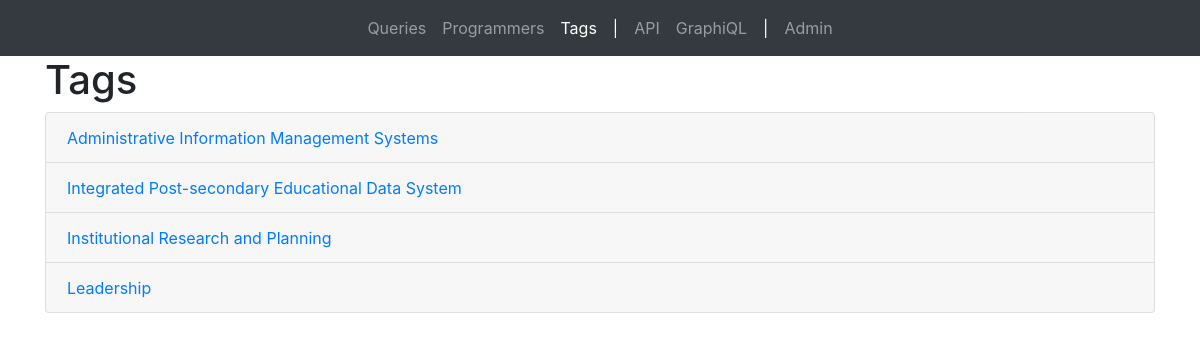
The app's page /tags/ with its own data.
### querymanager/models.py (models this page shows)
class Tag(models.Model):
    class Meta:
        ordering = ['tag_name']
    tag_name = models.CharField(max_length=20)
    tag_description = models.CharField(max_length=250)
    def __str__(self):
        return self.tag_name

### querymanager/views.py (the view)
# urls.py: path('tags/', views.TagList.as_view(), name="tag_list"),
class TagList(ListView):
    model = Tag
    template_name = 'tag_list.html'
    def get_context_data(self, **kwargs):
        context = super().get_context_data(**kwargs)
        context['tags_active'] = 'active'
        context['tags'] = Tag.objects.all()
        context['query_list'] = Query.objects.all()
        return context

### querymanager/models.py (called while the page is built)
    def __str__(self):
        return str(self.query_id) + ": " + self.name

### querymanager/templates/querymanager/tag_list.html (shortened to what this page needs)
{% extends "querymanager/base.html" %}
{% load static %}
{% load my_tags %}
{% block content %}
<h1>Tags</h1>
<div class="accordion" id="accordionExample">
    {% for tag in tags %}
    <div class="card">
        <button class="btn btn-link collapsed card-header text-left" type="button" data-toggle="collapse"
                data-target="#collapse{{ tag.tag_name }}" aria-expanded="false"
                aria-controls="collapse{{ tag.tag_name }}"
                id="heading{{ tag.tag_name }}">
            {{ tag.tag_description }}
        </button>
    </div>
    {% endfor %}
</div>
{% endblock content %}

### records on screen
Tag: tag_description "Administrative Information Management Systems"
Tag: tag_description "Integrated Post-secondary Educational Data System"
Tag: tag_description "Institutional Research and Planning"
Tag: tag_description "Leadership"
